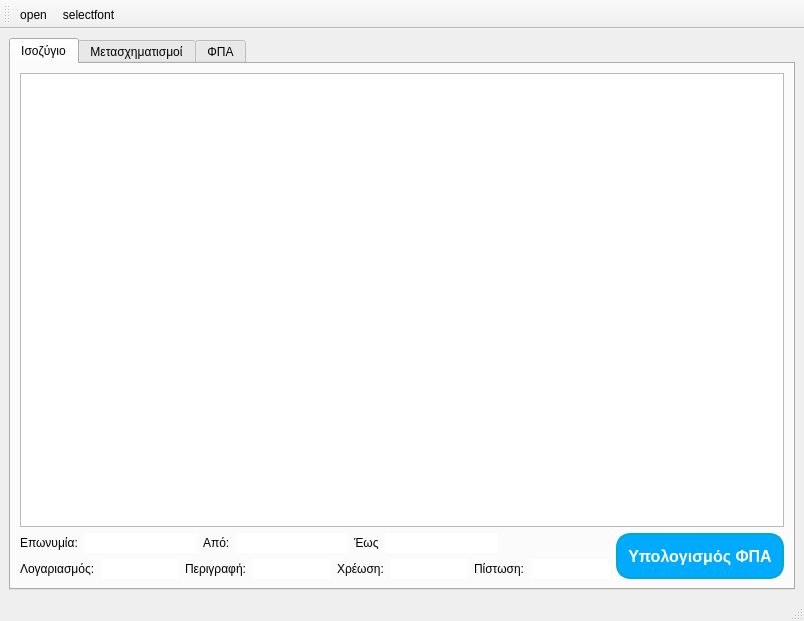
<?xml version="1.0" encoding="UTF-8"?>
<ui version="4.0">
 <class>MainWindow</class>
 <widget class="QMainWindow" name="MainWindow">
  <property name="geometry">
   <rect>
    <x>0</x>
    <y>0</y>
    <width>804</width>
    <height>621</height>
   </rect>
  </property>
  <property name="windowTitle">
   <string>Ισοζύγιο σε ΦΠΑ</string>
  </property>
  <widget class="QWidget" name="centralwidget">
   <layout class="QVBoxLayout" name="verticalLayout">
    <item>
     <widget class="QTabWidget" name="tabWidget">
      <property name="currentIndex">
       <number>0</number>
      </property>
      <widget class="QWidget" name="isozygio_tab">
       <attribute name="title">
        <string>Ισοζύγιο</string>
       </attribute>
       <layout class="QVBoxLayout" name="verticalLayout_5">
        <item>
         <widget class="QPlainTextEdit" name="isozygio">
          <property name="font">
           <font>
            <family>Fira Code Retina</family>
            <pointsize>7</pointsize>
           </font>
          </property>
          <property name="lineWrapMode">
           <enum>QPlainTextEdit::NoWrap</enum>
          </property>
          <property name="plainText">
           <string notr="true"/>
          </property>
          <property name="textInteractionFlags">
           <set>Qt::TextSelectableByKeyboard|Qt::TextSelectableByMouse</set>
          </property>
         </widget>
        </item>
        <item>
         <layout class="QHBoxLayout" name="horizontalLayout_3">
          <item>
           <layout class="QVBoxLayout" name="verticalLayout_2">
            <item>
             <layout class="QHBoxLayout" name="horizontalLayout">
              <item>
               <widget class="QLabel" name="label">
                <property name="text">
                 <string>Επωνυμία:</string>
                </property>
               </widget>
              </item>
              <item>
               <widget class="QLineEdit" name="le_eponymia">
                <property name="frame">
                 <bool>false</bool>
                </property>
                <property name="readOnly">
                 <bool>true</bool>
                </property>
               </widget>
              </item>
              <item>
               <widget class="QLabel" name="label_2">
                <property name="text">
                 <string>Από:</string>
                </property>
               </widget>
              </item>
              <item>
               <widget class="QLineEdit" name="le_apo">
                <property name="text">
                 <string/>
                </property>
                <property name="frame">
                 <bool>false</bool>
                </property>
                <property name="readOnly">
                 <bool>true</bool>
                </property>
               </widget>
              </item>
              <item>
               <widget class="QLabel" name="label_3">
                <property name="text">
                 <string>Έως</string>
                </property>
               </widget>
              </item>
              <item>
               <widget class="QLineEdit" name="le_eos">
                <property name="text">
                 <string/>
                </property>
                <property name="frame">
                 <bool>false</bool>
                </property>
                <property name="readOnly">
                 <bool>true</bool>
                </property>
               </widget>
              </item>
              <item>
               <spacer name="horizontalSpacer">
                <property name="orientation">
                 <enum>Qt::Horizontal</enum>
                </property>
                <property name="sizeHint" stdset="0">
                 <size>
                  <width>40</width>
                  <height>20</height>
                 </size>
                </property>
               </spacer>
              </item>
             </layout>
            </item>
            <item>
             <layout class="QHBoxLayout" name="horizontalLayout_2">
              <item>
               <widget class="QLabel" name="label_4">
                <property name="text">
                 <string>Λογαριασμός:</string>
                </property>
               </widget>
              </item>
              <item>
               <widget class="QLineEdit" name="le_account">
                <property name="text">
                 <string/>
                </property>
                <property name="frame">
                 <bool>false</bool>
                </property>
                <property name="readOnly">
                 <bool>true</bool>
                </property>
               </widget>
              </item>
              <item>
               <widget class="QLabel" name="label_5">
                <property name="text">
                 <string>Περιγραφή:</string>
                </property>
               </widget>
              </item>
              <item>
               <widget class="QLineEdit" name="le_per">
                <property name="text">
                 <string/>
                </property>
                <property name="frame">
                 <bool>false</bool>
                </property>
                <property name="readOnly">
                 <bool>true</bool>
                </property>
               </widget>
              </item>
              <item>
               <widget class="QLabel" name="label_6">
                <property name="text">
                 <string>Χρέωση:</string>
                </property>
               </widget>
              </item>
              <item>
               <widget class="QLineEdit" name="le_debit">
                <property name="text">
                 <string/>
                </property>
                <property name="frame">
                 <bool>false</bool>
                </property>
                <property name="readOnly">
                 <bool>true</bool>
                </property>
               </widget>
              </item>
              <item>
               <widget class="QLabel" name="label_7">
                <property name="text">
                 <string>Πίστωση:</string>
                </property>
               </widget>
              </item>
              <item>
               <widget class="QLineEdit" name="le_credit">
                <property name="text">
                 <string/>
                </property>
                <property name="frame">
                 <bool>false</bool>
                </property>
                <property name="readOnly">
                 <bool>true</bool>
                </property>
               </widget>
              </item>
             </layout>
            </item>
           </layout>
          </item>
          <item>
           <widget class="QPushButton" name="btn_parse">
            <property name="sizePolicy">
             <sizepolicy hsizetype="Minimum" vsizetype="Preferred">
              <horstretch>0</horstretch>
              <verstretch>0</verstretch>
             </sizepolicy>
            </property>
            <property name="font">
             <font>
              <pointsize>12</pointsize>
              <bold>true</bold>
             </font>
            </property>
            <property name="cursor">
             <cursorShape>PointingHandCursor</cursorShape>
            </property>
            <property name="styleSheet">
             <string notr="true">QPushButton{
  background: rgb(0, 170, 255);
  border: 2px solid rgb(0, 170, 200);
  padding: 10px;
  border-radius: 14px;
  color: white;
}

QPushButton:hover{
	background-color: rgb(26, 221, 107);
	 border: 2px solid rgb(26, 150, 107);
}
</string>
            </property>
            <property name="text">
             <string>Υπολογισμός ΦΠΑ</string>
            </property>
           </widget>
          </item>
         </layout>
        </item>
       </layout>
      </widget>
      <widget class="QWidget" name="transformations_tab">
       <attribute name="title">
        <string>Μετασχηματισμοί</string>
       </attribute>
       <layout class="QVBoxLayout" name="verticalLayout_4">
        <item>
         <widget class="QTableWidget" name="accounts"/>
        </item>
        <item>
         <layout class="QHBoxLayout" name="horizontalLayout_4">
          <item>
           <spacer name="horizontalSpacer_2">
            <property name="orientation">
             <enum>Qt::Horizontal</enum>
            </property>
            <property name="sizeHint" stdset="0">
             <size>
              <width>40</width>
              <height>20</height>
             </size>
            </property>
           </spacer>
          </item>
          <item>
           <widget class="QPushButton" name="btnmatch">
            <property name="text">
             <string>έλεγχος και υπολογισμός</string>
            </property>
           </widget>
          </item>
         </layout>
        </item>
       </layout>
      </widget>
      <widget class="QWidget" name="fpa_tab">
       <attribute name="title">
        <string>ΦΠΑ</string>
       </attribute>
       <layout class="QVBoxLayout" name="verticalLayout_3">
        <item>
         <widget class="QTextEdit" name="fpa">
          <property name="readOnly">
           <bool>true</bool>
          </property>
         </widget>
        </item>
        <item>
         <layout class="QHBoxLayout" name="horizontalLayout_5">
          <item>
           <spacer name="horizontalSpacer_3">
            <property name="orientation">
             <enum>Qt::Horizontal</enum>
            </property>
            <property name="sizeHint" stdset="0">
             <size>
              <width>40</width>
              <height>20</height>
             </size>
            </property>
           </spacer>
          </item>
          <item>
           <widget class="QPushButton" name="btnprint">
            <property name="text">
             <string>Εκτύπωση</string>
            </property>
           </widget>
          </item>
         </layout>
        </item>
       </layout>
      </widget>
     </widget>
    </item>
   </layout>
  </widget>
  <widget class="QStatusBar" name="statusbar"/>
  <widget class="QToolBar" name="toolBar">
   <property name="windowTitle">
    <string>toolBar</string>
   </property>
   <attribute name="toolBarArea">
    <enum>TopToolBarArea</enum>
   </attribute>
   <attribute name="toolBarBreak">
    <bool>false</bool>
   </attribute>
   <addaction name="actionopenfpa"/>
   <addaction name="actionselectfont"/>
  </widget>
  <action name="actionopenfpa">
   <property name="icon">
    <iconset resource="resources.qrc">
     <normaloff>:/images/images/open.png</normaloff>:/images/images/open.png</iconset>
   </property>
   <property name="text">
    <string>open</string>
   </property>
  </action>
  <action name="actionselectfont">
   <property name="icon">
    <iconset resource="resources.qrc">
     <normaloff>:/images/images/font.png</normaloff>:/images/images/font.png</iconset>
   </property>
   <property name="text">
    <string>selectfont</string>
   </property>
   <property name="toolTip">
    <string>Επιλογή γραμματοσειράς</string>
   </property>
  </action>
 </widget>
 <resources>
  <include location="resources.qrc"/>
 </resources>
 <connections/>
</ui>
